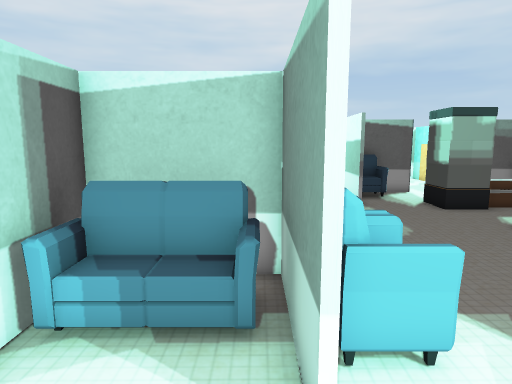
view 1 (above)

18 first-person views from a walk through a Unity game level. The camera is 1.3 m above the floor, tilts 8° down and sees 75° across. Doors are open. The floor is counted in squares, 0.5 m on a side. Each view is taken from the middle of a square. On the plan, view 1 faces up. The plan holds only what a view shows up to about 20 squares ahead; the rest is blank. The place goes on beyond the plan. The player character is not drawn.

view 2
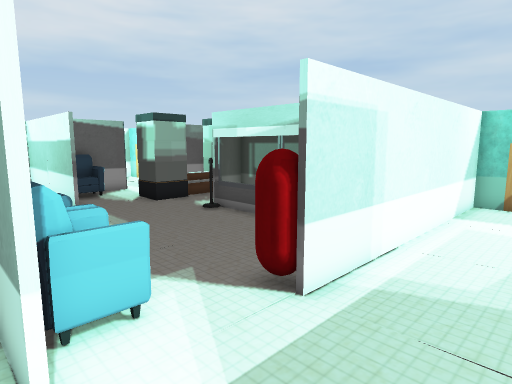

view 3
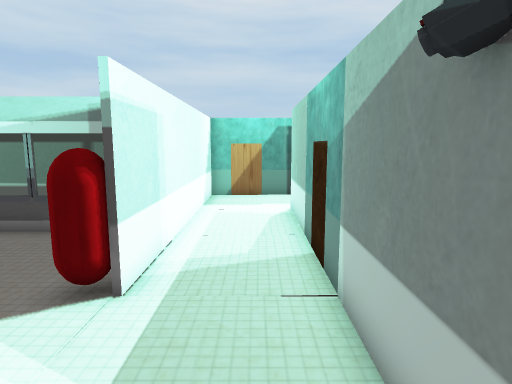

view 4
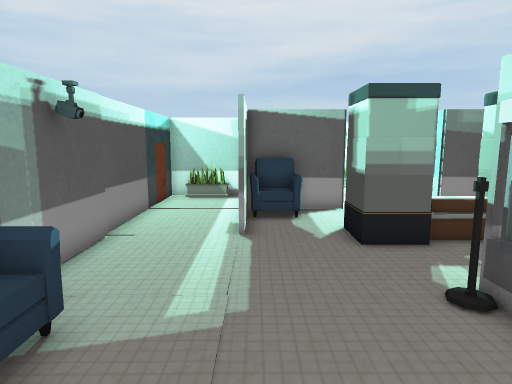

view 5
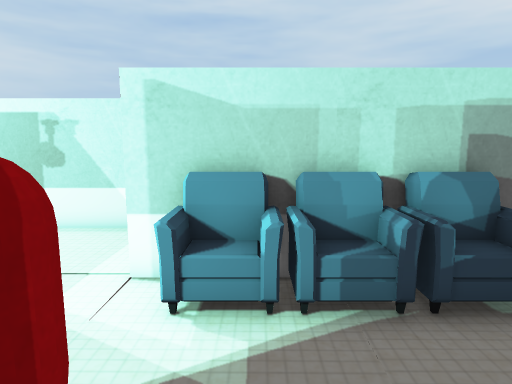

view 6
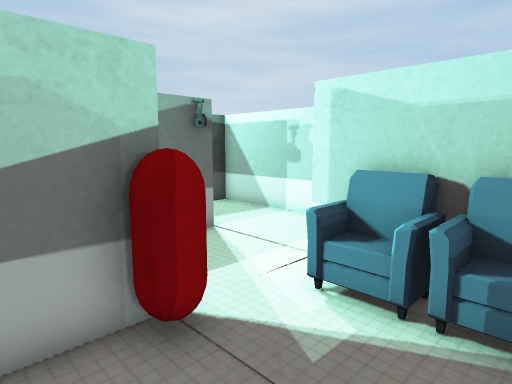

view 7
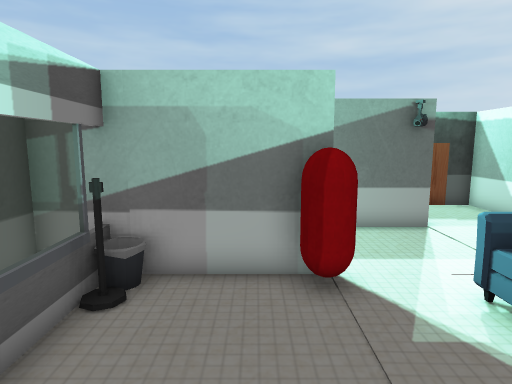

view 8
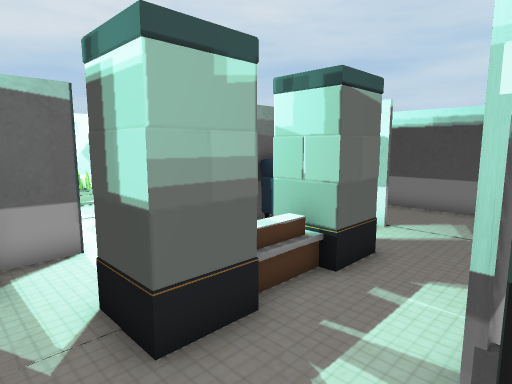

view 9
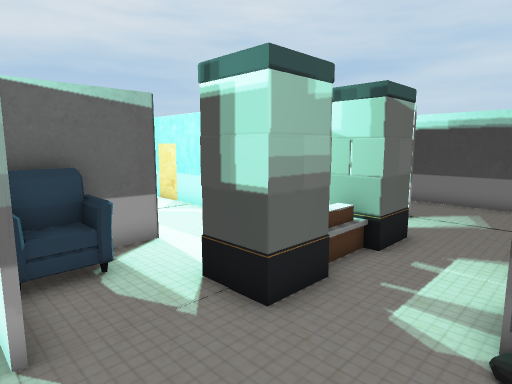

view 10
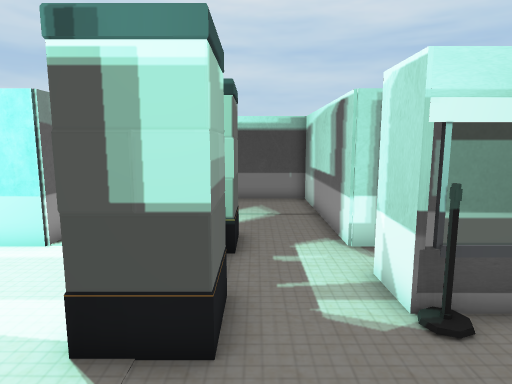

view 11
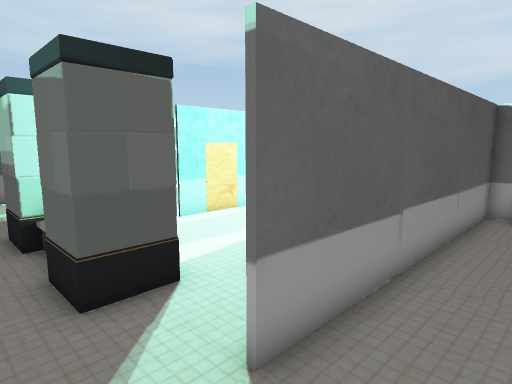

view 12
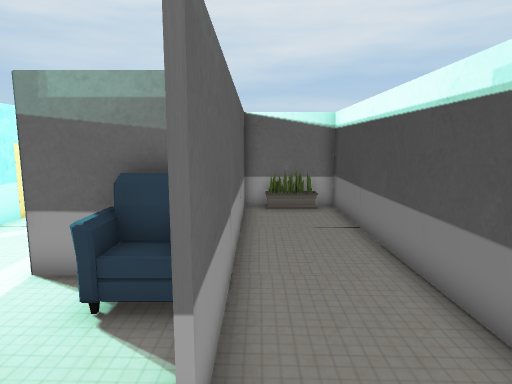

view 13
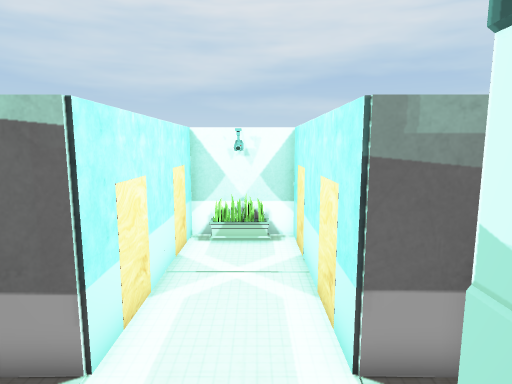

view 14
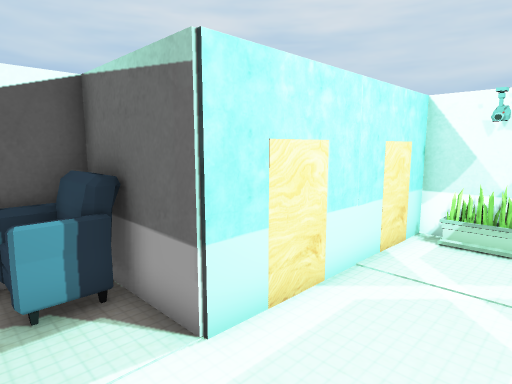

view 15
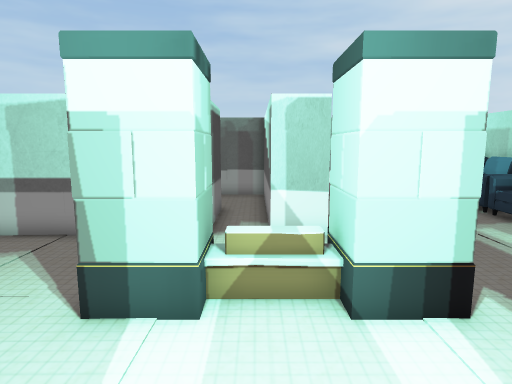

view 16
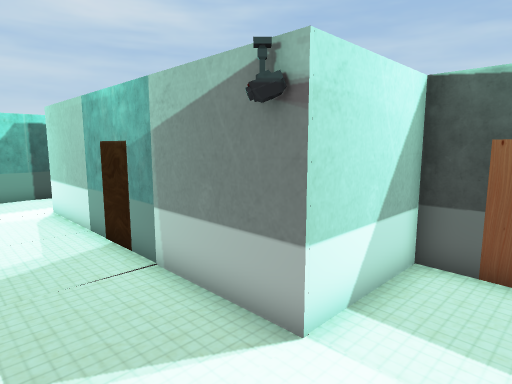

view 17
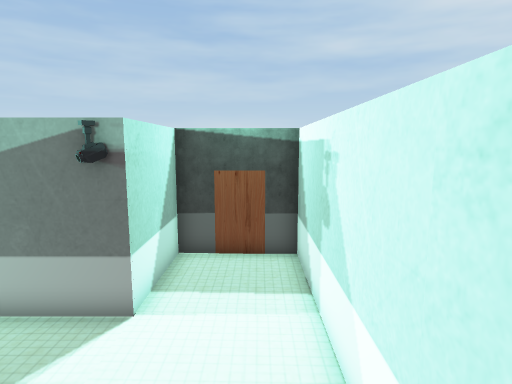

view 18
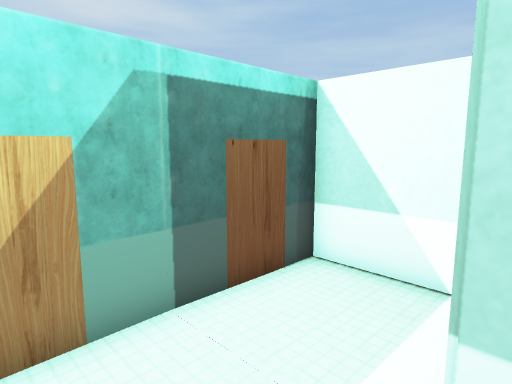

### Floor plan
Ten units are one square. View 1 is at (0, 0); x grows to the right and y downward. Boxes are objects, and circles mark ways between rooms. Rooms are numbered by the first view taken in them; rooms with no view inside come last. Other rooms are left out.
<svg viewBox="-40 -268 248 327">
<path fill="none" stroke="#000" d="M45 -25 94 -25M7 -65 7 -45M7 -36 7 -25M89 -25 89 -106M5 -24 5 -65 -33 -65 -33 -44M7 -100 7 -94M45 -144 45 -224M8 13 11 10M7 14 11 10M6 14 126 14M-33 -35 -33 14M7 -145 7 -105M134 54 164 54 164 -23 45 -23M41 -223 7 -223 7 -146M154 -184 124 -184 124 -263 86 -263 86 -184 47 -184 47 -164M165 -165 165 -145M164 -144 164 -149M124 -106 203 -106 203 -263 165 -263 165 -184M89 -106 106 -106M47 -158 47 -153M-33 14 -33 54 5 54 5 34"/>
<rect x="-35" y="-45" width="10" height="10" fill="#bbb"><title>sofa</title></rect>
<rect x="-5" y="-45" width="10" height="10" fill="#bbb"><title>sofa</title></rect>
<rect x="5" y="-55" width="20" height="20" fill="#bbb"><title>sofa</title></rect>
<rect x="5" y="-75" width="20" height="20" fill="#bbb"><title>sofa</title></rect>
<rect x="5" y="-95" width="20" height="20" fill="#bbb"><title>sofa</title></rect>
<rect x="35" y="-35" width="20" height="10" fill="#bbb"><title>red capsule</title></rect>
<rect x="55" y="-185" width="10" height="20" fill="#bbb"><title>sofa</title></rect>
<rect x="75" y="-155" width="20" height="20" fill="#bbb"><title>pillar</title></rect>
<rect x="95" y="-145" width="10" height="10" fill="#bbb"><title>desk</title></rect>
<rect x="115" y="-155" width="20" height="20" fill="#bbb"><title>pillar</title></rect>
<rect x="145" y="-185" width="20" height="20" fill="#bbb"><title>sofa</title></rect>
<circle cx="70" cy="-128" r="3" fill="#2a7"/>
<circle cx="-10" cy="10" r="3" fill="#2a7"/>
<text x="50" y="-60">1</text>
<text x="130" y="-170">2</text>
<text x="0" y="30">3</text>
</svg>
Room 1 opens to room 2. Room 1 opens to room 3.

Where each view was taken, in squares from view 1:
view 1: 0 up, 0 right, facing up
view 2: 1 down, 0 right, facing up-right
view 3: 0 up, 1 left, facing right
view 4: 5 up, 5 right, facing up
view 5: 5 up, 7 right, facing left
view 6: 7 up, 7 right, facing down-left
view 7: 9 up, 6 right, facing down
view 8: 10 up, 6 right, facing up-right
view 9: 10 up, 4 right, facing up-right
view 10: 13 up, 4 right, facing right
view 11: 12 up, 19 right, facing up-left
view 12: 12 up, 17 right, facing up
view 13: 14 up, 11 right, facing up
view 14: 16 up, 12 right, facing up-left
view 15: 20 up, 11 right, facing down
view 16: 2 up, 2 left, facing down-right
view 17: 5 up, 2 left, facing down
view 18: 1 up, 12 right, facing down-right
